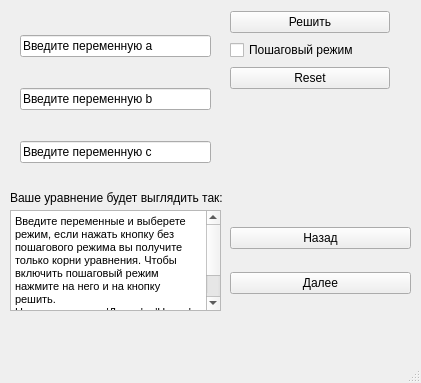
<?xml version="1.0" encoding="UTF-8"?>
<ui version="4.0">
 <class>MainWindow</class>
 <widget class="QMainWindow" name="MainWindow">
  <property name="geometry">
   <rect>
    <x>0</x>
    <y>0</y>
    <width>421</width>
    <height>383</height>
   </rect>
  </property>
  <property name="windowTitle">
   <string>MainWindow</string>
  </property>
  <widget class="QWidget" name="centralwidget">
   <widget class="QWidget" name="verticalLayoutWidget">
    <property name="geometry">
     <rect>
      <x>20</x>
      <y>10</y>
      <width>191</width>
      <height>181</height>
     </rect>
    </property>
    <layout class="QVBoxLayout" name="verticalLayout">
     <item>
      <widget class="QLineEdit" name="input_a">
       <property name="text">
        <string>Введите переменную a</string>
       </property>
      </widget>
     </item>
     <item>
      <widget class="QLineEdit" name="input_b">
       <property name="text">
        <string>Введите переменную b</string>
       </property>
      </widget>
     </item>
     <item>
      <widget class="QLineEdit" name="input_c">
       <property name="text">
        <string>Введите переменную c</string>
       </property>
      </widget>
     </item>
    </layout>
   </widget>
   <widget class="QLabel" name="equation">
    <property name="geometry">
     <rect>
      <x>10</x>
      <y>190</y>
      <width>771</width>
      <height>16</height>
     </rect>
    </property>
    <property name="text">
     <string>Ваше уравнение будет выглядить так:</string>
    </property>
   </widget>
   <widget class="QTextBrowser" name="explanations">
    <property name="geometry">
     <rect>
      <x>10</x>
      <y>210</y>
      <width>211</width>
      <height>101</height>
     </rect>
    </property>
    <property name="html">
     <string>&lt;!DOCTYPE HTML PUBLIC &quot;-//W3C//DTD HTML 4.0//EN&quot; &quot;http://www.w3.org/TR/REC-html40/strict.dtd&quot;&gt;
&lt;html&gt;&lt;head&gt;&lt;meta name=&quot;qrichtext&quot; content=&quot;1&quot; /&gt;&lt;style type=&quot;text/css&quot;&gt;
p, li { white-space: pre-wrap; }
&lt;/style&gt;&lt;/head&gt;&lt;body style=&quot; font-family:'MS Shell Dlg 2'; font-size:8.25pt; font-weight:400; font-style:normal;&quot;&gt;
&lt;p style=&quot; margin-top:0px; margin-bottom:0px; margin-left:0px; margin-right:0px; -qt-block-indent:0; text-indent:0px;&quot;&gt;Введите переменные и выберете режим, если нажать кнопку без пошагового режима вы получите только корни уравнения. Чтобы включить пошаговый режим нажмите на него и на кнопку решить.&lt;/p&gt;
&lt;p style=&quot; margin-top:0px; margin-bottom:0px; margin-left:0px; margin-right:0px; -qt-block-indent:0; text-indent:0px;&quot;&gt;Нажимать кнопки 'Далее' и 'Назад' только после включение пошагового режима. &lt;/p&gt;&lt;/body&gt;&lt;/html&gt;</string>
    </property>
   </widget>
   <widget class="QWidget" name="verticalLayoutWidget_2">
    <property name="geometry">
     <rect>
      <x>230</x>
      <y>210</y>
      <width>181</width>
      <height>101</height>
     </rect>
    </property>
    <layout class="QVBoxLayout" name="verticalLayout_2">
     <item>
      <widget class="QPushButton" name="back">
       <property name="text">
        <string>Назад</string>
       </property>
      </widget>
     </item>
     <item>
      <widget class="QPushButton" name="next">
       <property name="text">
        <string>Далее</string>
       </property>
      </widget>
     </item>
    </layout>
   </widget>
   <widget class="QWidget" name="verticalLayoutWidget_3">
    <property name="geometry">
     <rect>
      <x>230</x>
      <y>100</y>
      <width>181</width>
      <height>80</height>
     </rect>
    </property>
    <layout class="QVBoxLayout" name="verticalLayout_3">
     <item>
      <widget class="QLabel" name="x1">
       <property name="text">
        <string/>
       </property>
      </widget>
     </item>
     <item>
      <widget class="QLabel" name="x2">
       <property name="text">
        <string/>
       </property>
      </widget>
     </item>
    </layout>
   </widget>
   <widget class="QWidget" name="verticalLayoutWidget_4">
    <property name="geometry">
     <rect>
      <x>230</x>
      <y>10</y>
      <width>160</width>
      <height>80</height>
     </rect>
    </property>
    <layout class="QVBoxLayout" name="verticalLayout_4">
     <item>
      <widget class="QPushButton" name="start">
       <property name="text">
        <string>Решить</string>
       </property>
      </widget>
     </item>
     <item>
      <widget class="QCheckBox" name="with_explains">
       <property name="text">
        <string>Пошаговый режим</string>
       </property>
      </widget>
     </item>
     <item>
      <widget class="QPushButton" name="reset">
       <property name="text">
        <string>Reset</string>
       </property>
      </widget>
     </item>
    </layout>
   </widget>
  </widget>
  <widget class="QStatusBar" name="statusbar"/>
 </widget>
 <resources/>
 <connections/>
</ui>
